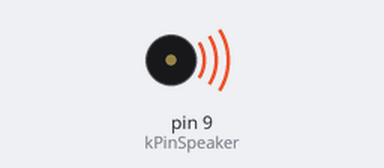
A sketch run on a simulated Arduino Uno, built with avr-gcc and run on an emulated ATmega328P. On the bench: buzzer (waves = sounding).

Above: at 0.15 s.
At 5.17 s:
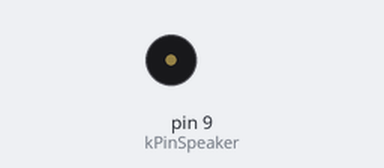
Timing chart, 0 to 5.5 s (numbered marks = the images above):
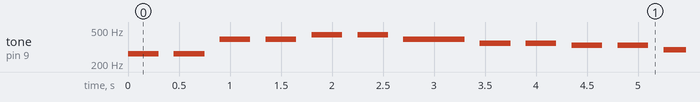

The sketch:

Buzzer.ino
```cpp
/*========================================================
  - Đây là chương trình mô phỏng tiếng chuông (âm nhạc)
  - Ở đây, ta sẽ cho chạy một đoạn nhạc dựa trên cái loa đó
==========================================================*/

#define NOTE_C4 262
#define NOTE_D4 294
#define NOTE_E4 330
#define NOTE_F4 349
#define NOTE_G4 392
#define NOTE_A4 440
#define NOTE_B4 494
#define NOTE_C5 523

int kPinSpeaker = 9; // Chân tín hiệu phát ra loa

#define NUM_NOTES 15

const int notes[NUM_NOTES] = // a 0 represents a rest
{
NOTE_C4, NOTE_C4, NOTE_G4, NOTE_G4,
NOTE_A4, NOTE_A4, NOTE_G4, NOTE_F4,
NOTE_F4, NOTE_E4, NOTE_E4, NOTE_D4,
NOTE_D4, NOTE_C4, 0
};

const int beats[NUM_NOTES] = {
1, 1, 1, 1, 1, 1, 2, 1, 1, 1, 1, 1, 1, 2, 4 };

const int beat_length = 300;

void setup()
{
pinMode(kPinSpeaker, OUTPUT);
}

void loop()
{
  for (int i = 0; i < NUM_NOTES; i++) {
  if (notes[i] == 0) {
  delay(beats[i] * beat_length); // rest
  }
  else {
    ourTone(notes[i], beats[i] * beat_length);
  }
  // pause between notes
  noTone(kPinSpeaker);
  delay(beat_length / 2);
  }
}

void ourTone(int freq, int duration)
{
  tone(kPinSpeaker, freq, duration); // Phát ra âm thanh với tần số và độ dài mong muốn
  delay(duration);
}
```

Measured:
- by itself, tone on pin 9 (kPinSpeaker): plays 262 Hz for 0.30 s, 262 Hz for 0.30 s, 392 Hz for 0.30 s, 392 Hz for 0.30 s, 440 Hz for 0.30 s, 440 Hz for 0.30 s … (224 notes in this stretch)
